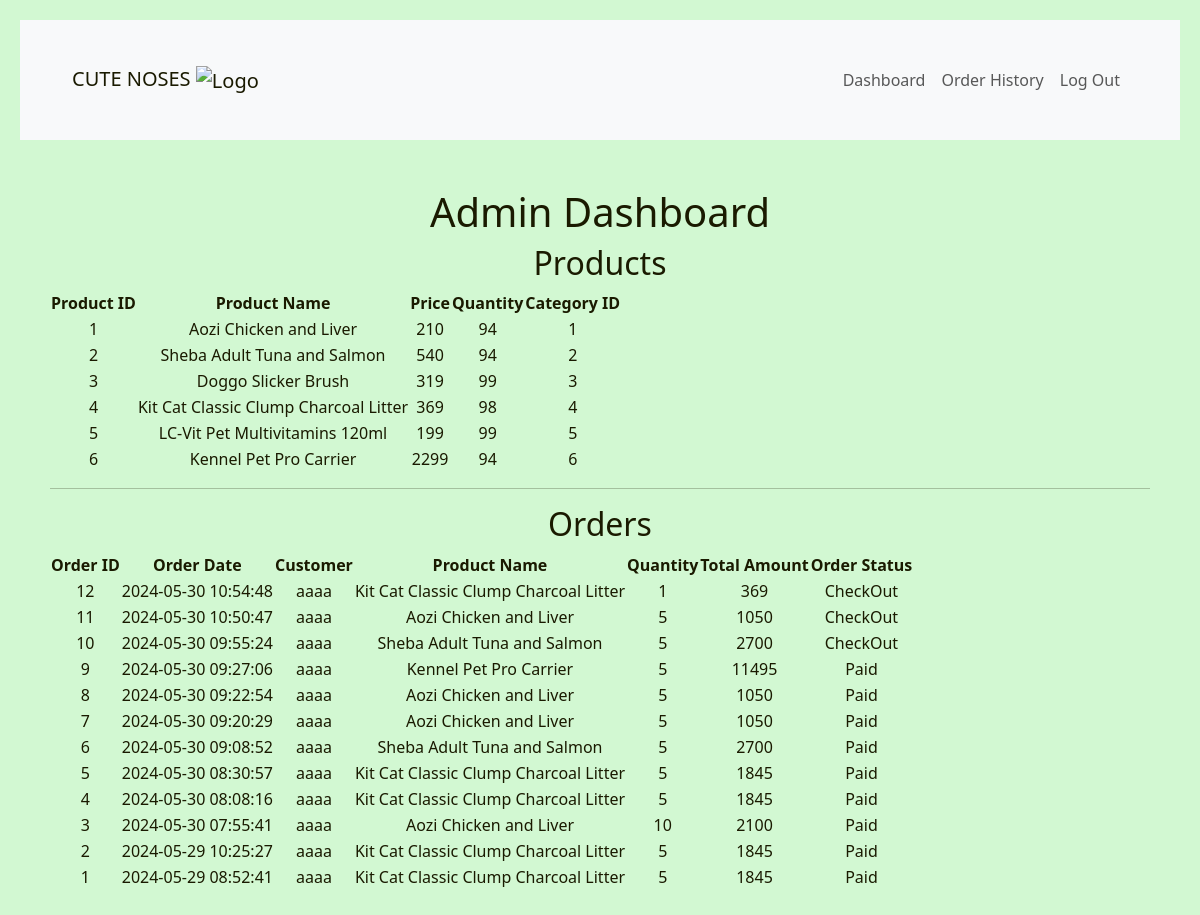
The page /admin (signed in) on the database its author committed.
### tables this page shows
CREATE TABLE products (
    productID INTEGER PRIMARY KEY AUTOINCREMENT NOT NULL,
    productname TEXT NOT NULL,
    description TEXT NOT NULL,
    price INTEGER NOT NULL,
    quantity INTEGER NOT NULL,
    categoryID INTEGER NOT NULL,
    productimageURL TEXT NOT NULL,
    FOREIGN KEY (categoryID) REFERENCES categories(categoryID)
);

CREATE TABLE orders (
    orderID INTEGER PRIMARY KEY AUTOINCREMENT NOT NULL,
    userID INTEGER NOT NULL,
    productID INTEGER NOT NULL,
    quantity INTEGER NOT NULL,
    orderDate DATETIME DEFAULT CURRENT_TIMESTAMP,
    orderStatus TEXT NOT NULL,
    paymentMethod TEXT NOT NULL,
    totalAmount INTEGER NOT NULL,
    FOREIGN KEY (userID) REFERENCES users(userID),
    FOREIGN KEY (productID) REFERENCES products(productID)
);

CREATE TABLE users (
    userID INTEGER PRIMARY KEY AUTOINCREMENT NOT NULL,
    username TEXT NOT NULL,
    hash TEXT NOT NULL, 
    email TEXT NOT NULL,
    usercredential TEXT NOT NULL, -- "user" or "admin" is hardcoded in the sql
    billingAddStreet TEXT NOT NULL,
    billingAddCity TEXT NOT NULL,
    billingAddProvince TEXT NOT NULL,
    billingAddZip INTEGER NOT NULL,
    shippingAddStreet TEXT NOT NULL,
    shippingAddCity TEXT NOT NULL,
    shippingAddProvince TEXT NOT NULL,
    shippingAddZip INTEGER NOT NULL
);

### app.py (the view)
@app.route("/admin", methods=["GET", "POST"])
@login_required
def admin():
    if not session.get("usercredential") == "admin":
        return apology("You don't have permission to access this page.", 403)
    if request.method == "GET":
        products = db.execute("SELECT * FROM products")
        orders = db.execute("""
            SELECT o.orderID, o.orderDate, u.username, p.productname, o.quantity, o.totalAmount, o.orderStatus
            FROM orders o
            JOIN users u ON o.userID = u.userID
            JOIN products p ON o.productID = p.productID
            ORDER BY o.orderDate DESC
        """)
        return render_template("admin.html", products=products, orders=orders)
    return apology("Invalid request method", 400)

### app.py (called while the page is built)
@app.after_request
def after_request(response):
    response.headers["Cache-Control"] = "no-cache, no-store, must-revalidate"
    response.headers["Expires"] = 0
    response.headers["Pragma"] = "no-cache"
    return response

### helpers.py (called while the page is built)
def login_required(f):
    @wraps(f)
    def decorated_function(*args, **kwargs):
        if session.get("userID") is None:
            return redirect("/login")
        return f(*args, **kwargs)
    return decorated_function

### templates/admin.html (shortened to what this page needs)
{% extends "layout.html" %}
{% block main %}
<h1>Admin Dashboard</h1>
<h2>Products</h2>
<table>
    <thead>
        <tr>
            <th>Product ID</th>
            <th>Product Name</th>
            <th>Price</th>
            <th>Quantity</th>
            <th>Category ID</th>
        </tr>
    </thead>
    <tbody>
        {% for product in products %}
        <tr>
            <td>{{ product.productID }}</td>
            <td>{{ product.productname }}</td>
            <td>{{ product.price }}</td>
            <td>{{ product.quantity }}</td>
            <td>{{ product.categoryID }}</td>
        </tr>
        {% endfor %}
    </tbody>
</table>
<hr>
<h2>Orders</h2>
<table>
    <thead>
        <tr>
            <th>Order ID</th>
            <th>Order Date</th>
            <th>Customer</th>
            <th>Product Name</th>
            <th>Quantity</th>
            <th>Total Amount</th>
            <th>Order Status</th>
        </tr>
    </thead>
    <tbody>
        {% for order in orders %}
        <tr>
            <td>{{ order.orderID }}</td>
            <td>{{ order.orderDate }}</td>
            <td>{{ order.username }}</td>
            <td>{{ order.productname }}</td>
            <td>{{ order.quantity }}</td>
            <td>{{ order.totalAmount }}</td>
            <td>{{ order.orderStatus }}</td>
        </tr>
        {% endfor %}
    </tbody>
</table>
{% endblock %}

### styles.css (style rules this page uses)
html, body { height: 100%; padding: 10px; }
body { background-color: #d2f8d2; color: #1a1a00; font-weight: 400; line-height: 1.5; margin: 0; }

### rows shown on the page
products: productID "1", productname "Aozi Chicken and Liver", price "210", quantity "94", categoryID "1"
products: productID "2", productname "Sheba Adult Tuna and Salmon", price "540", quantity "94", categoryID "2"
products: productID "3", productname "Doggo Slicker Brush", price "319", quantity "99", categoryID "3"
products: productID "4", productname "Kit Cat Classic Clump Charcoal Litter", price "369", quantity "98", categoryID "4"
products: productID "5", productname "LC-Vit Pet Multivitamins 120ml", price "199", quantity "99", categoryID "5"
products: productID "6", productname "Kennel Pet Pro Carrier", price "2299", quantity "94", categoryID "6"
orders: orderID "12", orderDate "2024-05-30 10:54:48", username "aaaa", productname "Kit Cat Classic Clump Charcoal Litter", quantity "1", totalAmount "369", orderStatus "CheckOut"
orders: orderID "11", orderDate "2024-05-30 10:50:47", username "aaaa", productname "Aozi Chicken and Liver", quantity "5", totalAmount "1050", orderStatus "CheckOut"
orders: orderID "10", orderDate "2024-05-30 09:55:24", username "aaaa", productname "Sheba Adult Tuna and Salmon", quantity "5", totalAmount "2700", orderStatus "CheckOut"
orders: orderID "9", orderDate "2024-05-30 09:27:06", username "aaaa", productname "Kennel Pet Pro Carrier", quantity "5", totalAmount "11495", orderStatus "Paid"
orders: orderID "8", orderDate "2024-05-30 09:22:54", username "aaaa", productname "Aozi Chicken and Liver", quantity "5", totalAmount "1050", orderStatus "Paid"
orders: orderID "7", orderDate "2024-05-30 09:20:29", username "aaaa", productname "Aozi Chicken and Liver", quantity "5", totalAmount "1050", orderStatus "Paid"
orders: orderID "6", orderDate "2024-05-30 09:08:52", username "aaaa", productname "Sheba Adult Tuna and Salmon", quantity "5", totalAmount "2700", orderStatus "Paid"
orders: orderID "5", orderDate "2024-05-30 08:30:57", username "aaaa", productname "Kit Cat Classic Clump Charcoal Litter", quantity "5", totalAmount "1845", orderStatus "Paid"
orders: orderID "4", orderDate "2024-05-30 08:08:16", username "aaaa", productname "Kit Cat Classic Clump Charcoal Litter", quantity "5", totalAmount "1845", orderStatus "Paid"
orders: orderID "3", orderDate "2024-05-30 07:55:41", username "aaaa", productname "Aozi Chicken and Liver", quantity "10", totalAmount "2100", orderStatus "Paid"
orders: orderID "2", orderDate "2024-05-29 10:25:27", username "aaaa", productname "Kit Cat Classic Clump Charcoal Litter", quantity "5", totalAmount "1845", orderStatus "Paid"
orders: orderID "1", orderDate "2024-05-29 08:52:41", username "aaaa", productname "Kit Cat Classic Clump Charcoal Litter", quantity "5", totalAmount "1845", orderStatus "Paid"
